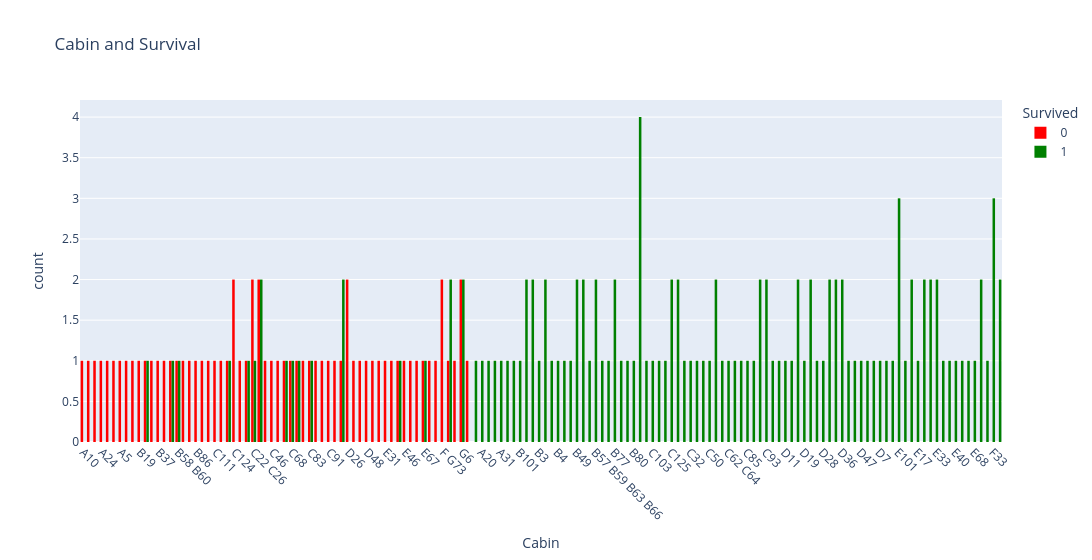

Notebook source saved alongside this figure:
### Markdown cell above
# Cabin and Survival

### Code cell
cabin_surv = px.histogram(
    df.sort_values(by='Cabin'),
    x='Cabin',
    color='Survived',
    color_discrete_map={1:'green',0:'red'},
    title="Cabin and Survival",
    barmode='group',
    width=2000
)
cabin_surv.update_xaxes(tickangle=45)
cabin_surv.show()

### Figure 1 — Plotly figure (JSON) as saved in the notebook; plotly's stock layout.template omitted (floating-point values rounded to 4 significant figures; data arrays with more than 128 entries replaced by an {"elided": "..."} marker saying what was removed)
{"data": [{"alignmentgroup": "True", "bingroup": "x", "hovertemplate": "Survived=0<br>Cabin=%{x}<br>count=%{y}<extra></extra>", "legendgroup": "0", "marker": {"color": "red", "pattern": {"shape": ""}}, "name": "0", "offsetgroup": "0", "orientation": "v", "showlegend": true, "type": "histogram", "x": {"elided": "549 str values"}, "xaxis": "x", "yaxis": "y"}, {"alignmentgroup": "True", "bingroup": "x", "hovertemplate": "Survived=1<br>Cabin=%{x}<br>count=%{y}<extra></extra>", "legendgroup": "1", "marker": {"color": "green", "pattern": {"shape": ""}}, "name": "1", "offsetgroup": "1", "orientation": "v", "showlegend": true, "type": "histogram", "x": {"elided": "340 str values"}, "xaxis": "x", "yaxis": "y"}], "layout": {"barmode": "group", "legend": {"title": {"text": "Survived"}, "tracegroupgap": 0}, "title": {"text": "Cabin and Survival"}, "width": 2000, "xaxis": {"anchor": "y", "domain": [0, 1], "tickangle": 45, "title": {"text": "Cabin"}}, "yaxis": {"anchor": "x", "domain": [0, 1], "title": {"text": "count"}}}}
